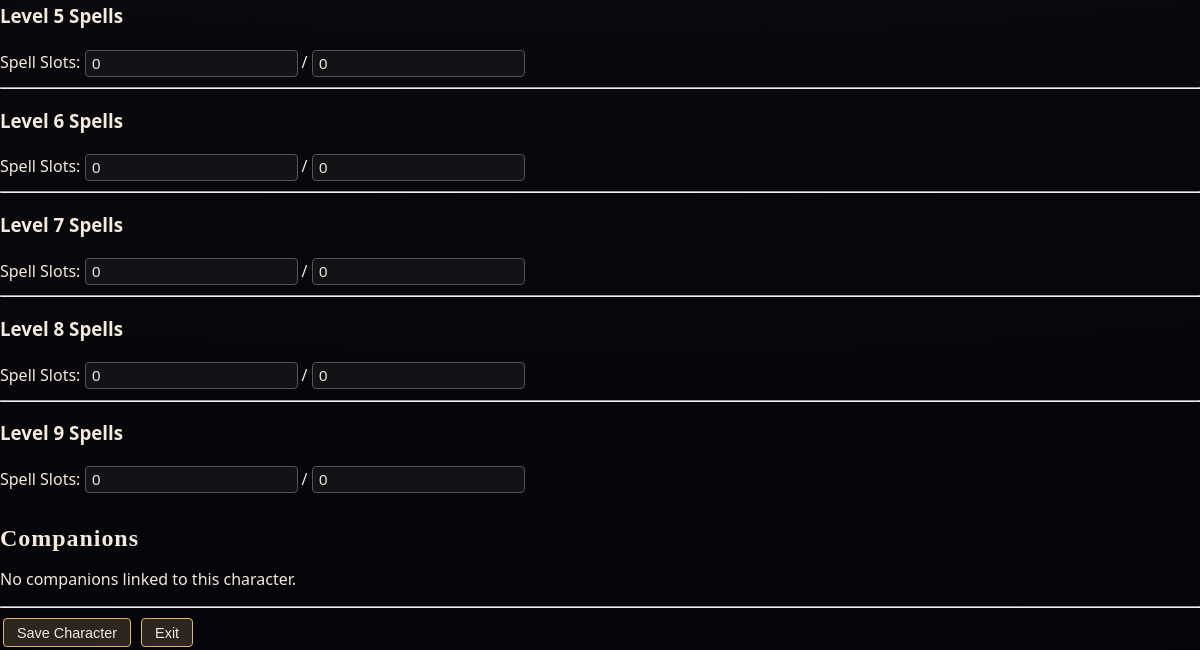
/character/1 (signed in, lower part), run on an earlier commit of the app's database.
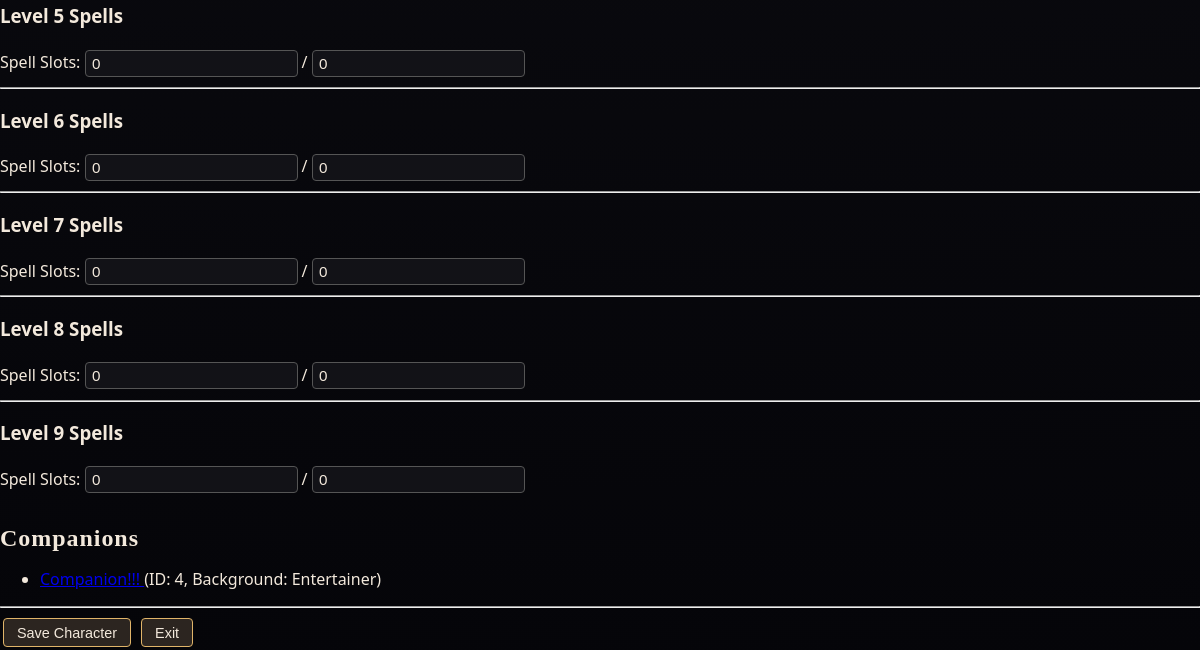
And on a later commit of the database.
### tables this page shows
CREATE TABLE Stats(
characterid INTEGER REFERENCES Character(characterid),
id INTEGER PRIMARY KEY AUTOINCREMENT,
inspiration INTEGER CHECK(inspiration >= 0) DEFAULT 0,
currenthitpoints INTEGER DEFAULT 0,
temporaryhitpoints INTEGER CHECK(temporaryhitpoints >= 0) DEFAULT 0,
exp INTEGER CHECK(exp >= 0) DEFAULT 0,
deathsuccesses INTEGER CHECK(deathsuccesses >= 0 AND deathsuccesses <= 3) DEFAULT 0,
deathfailures INTEGER CHECK(deathfailures >= 0 AND deathfailures <= 3) DEFAULT 0,
totalspellslotslevel1 INTEGER NOT NULL CHECK(totalspellslotslevel1 >= 0) DEFAULT 0,
totalspellslotslevel2 INTEGER NOT NULL CHECK(totalspellslotslevel2 >= 0) DEFAULT 0,
totalspellslotslevel3 INTEGER NOT NULL CHECK(totalspellslotslevel3 >= 0) DEFAULT 0,
totalspellslotslevel4 INTEGER NOT NULL CHECK(totalspellslotslevel4 >= 0) DEFAULT 0,
totalspellslotslevel5 INTEGER NOT NULL CHECK(totalspellslotslevel5 >= 0) DEFAULT 0,
totalspellslotslevel6 INTEGER NOT NULL CHECK(totalspellslotslevel6 >= 0) DEFAULT 0,
totalspellslotslevel7 INTEGER NOT NULL CHECK(totalspellslotslevel7 >= 0) DEFAULT 0,
totalspellslotslevel8 INTEGER NOT NULL CHECK(totalspellslotslevel8 >= 0) DEFAULT 0,
totalspellslotslevel9 INTEGER NOT NULL CHECK(totalspellslotslevel9 >= 0) DEFAULT 0,
usedspellslotslevel1 INTEGER NOT NULL CHECK(usedspellslotslevel1 >= 0 AND usedspellslotslevel1 <= totalspellslotslevel1) DEFAULT 0,
usedspellslotslevel2 INTEGER NOT NULL CHECK(usedspellslotslevel2 >= 0 AND usedspellslotslevel2 <= totalspellslotslevel2) DEFAULT 0,
usedspellslotslevel3 INTEGER NOT NULL CHECK(usedspellslotslevel3 >= 0 AND usedspellslotslevel3 <= totalspellslotslevel3) DEFAULT 0,
usedspellslotslevel4 INTEGER NOT NULL CHECK(usedspellslotslevel4 >= 0 AND usedspellslotslevel4 <= totalspellslotslevel4) DEFAULT 0,
usedspellslotslevel5 INTEGER NOT NULL CHECK(usedspellslotslevel5 >= 0 AND usedspellslotslevel5 <= totalspellslotslevel5) DEFAULT 0,
usedspellslotslevel6 INTEGER NOT NULL CHECK(usedspellslotslevel6 >= 0 AND usedspellslotslevel6 <= totalspellslotslevel6) DEFAULT 0,
usedspellslotslevel7 INTEGER NOT NULL CHECK(usedspellslotslevel7 >= 0 AND usedspellslotslevel7 <= totalspellslotslevel7) DEFAULT 0,
usedspellslotslevel8 INTEGER NOT NULL CHECK(usedspellslotslevel8 >= 0 AND usedspellslotslevel8 <= totalspellslotslevel8) DEFAULT 0,
usedspellslotslevel9 INTEGER NOT NULL CHECK(usedspellslotslevel9 >= 0 AND usedspellslotslevel9 <= totalspellslotslevel9) DEFAULT 0,
armorclass INTEGER NOT NULL DEFAULT 0
);

CREATE TABLE Character(
characterid INTEGER PRIMARY KEY AUTOINCREMENT,
userid INTEGER REFERENCES User(userid),
background TEXT NOT NULL,
iscompanion INTEGER CHECK(iscompanion >= 0) DEFAULT NULL, 
name TEXT,
playername TEXT,
electrum INTEGER CHECK(electrum >= 0) DEFAULT 0,
gold INTEGER CHECK(gold >= 0) DEFAULT 0,
silver INTEGER CHECK(silver >= 0) DEFAULT 0,
copper INTEGER CHECK(copper >= 0) DEFAULT 0,
platinum INTEGER CHECK(platinum >= 0) DEFAULT 0,
ownerid INTEGER REFERENCES Character(characterid) DEFAULT NULL
);

### MyFlask.py (the view)
@app.route("/character/<int:cid>") #character editing page
def character(cid):
    conn = sqlite3.connect("DnDCharacterManager.db")
    cursor = conn.cursor()
    user_id = session.get("userid")
    cursor.execute("SELECT * FROM Character WHERE characterid = ? AND userid = ?", (cid, user_id,))
    character = cursor.fetchone()
    cursor.execute("SELECT * FROM Character WHERE ownerid = ? AND userid = ?", (cid, user_id,))
    companions = cursor.fetchall()
    cursor.execute("SELECT * FROM Stats WHERE characterid = ?", (cid,))
    stats = cursor.fetchone()
    cursor.execute("SELECT * FROM Skill WHERE characterid = ?", (cid,))
    skills = cursor.fetchall()
    cursor.execute("SELECT * FROM Class WHERE characterid = ?", (cid,))
    classes = cursor.fetchall()
    cursor.execute("SELECT * FROM Race WHERE characterid = ?", (cid,))
    race = cursor.fetchone()
    cursor.execute("SELECT * FROM SavingThrow WHERE characterid = ?", (cid,))
    savingthrows = cursor.fetchall()
    cursor.execute("SELECT * FROM Ability WHERE characterid = ?", (cid,))
    abilities = cursor.fetchall()
    cursor.execute("SELECT * FROM Feat WHERE characterid = ?", (cid,))
    feats = cursor.fetchall()
    cursor.execute("SELECT * FROM Features WHERE characterid = ?", (cid,))
    features = cursor.fetchall()
    cursor.execute("SELECT * From Effects WHERE characterid = ?", (cid,))
    effects = cursor.fetchall()
    cursor.execute("SELECT * FROM Lore WHERE characterid = ?", (cid,))
    lore = cursor.fetchone()
    cursor.execute("SELECT * FROM Item WHERE characterid = ?", (cid,))
    items = cursor.fetchall()
    cursor.execute("SELECT w.*, i.name, i.description FROM WaterContainer w JOIN Item i ON w.itemid = i.itemid WHERE w.characterid = ?", (cid,))
    containers = cursor.fetchall()
    total_water = sum(w[2] for w in containers)
    cursor.execute("SELECT s.*, i.name, i.description FROM SiegeEquipment s JOIN Item i ON s.itemid = i.itemid WHERE s.characterid = ?", (cid,))
    siegeequipments = cursor.fetchall()
    cursor.execute("SELECT p.*, i.name, i.description FROM Poison p JOIN Item i ON p.itemid = i.itemid WHERE p.characterid = ?", (cid,))
    poisons = cursor.fetchall()
    cursor.execute("SELECT a.*, i.name, i.description FROM AdventuringGear a JOIN Item i ON a.itemid = i.itemid WHERE a.characterid = ?", (cid,))
    adventuringgears = cursor.fetchall()
    cursor.execute("SELECT w.*, i.name, i.description FROM Weapon w JOIN Item i ON w.itemid = i.itemid WHERE w.characterid = ?", (cid,))
    weapons = cursor.fetchall()
    cursor.execute("SELECT a.*, i.name, i.description FROM ArmorShield a JOIN Item i ON a.itemid = i.itemid WHERE a.characterid = ?", (cid,))
    armorshields = cursor.fetchall()
    cursor.execute("SELECT s.*, i.name, i.description FROM Spell s JOIN Item i ON s.itemid = i.itemid WHERE s.characterid = ?", (cid,))
    spells = cursor.fetchall()
    cursor.execute("SELECT e.*, i.name, i.description FROM Explosive e JOIN Item i ON e.itemid = i.itemid WHERE e.characterid = ?", (cid,))
    explosives = cursor.fetchall()
    cursor.execute("SELECT t.*, i.name, i.description FROM Tool t JOIN Item i ON t.itemid = i.itemid WHERE t.characterid = ?", (cid,))
    tools = cursor.fetchall()
    cursor.execute("SELECT t.*, i.name, i.description FROM Trinket t JOIN Item i ON t.itemid = i.itemid WHERE t.characterid = ?", (cid,))
    trinkets = cursor.fetchall()
    cursor.execute("SELECT f.*, i.name, i.description FROM Firearm f JOIN Item i ON f.itemid = i.itemid WHERE f.characterid = ?", (cid,))
    firearms = cursor.fetchall()
    cursor.execute("SELECT o.*, i.name, i.description FROM Other o JOIN Item i ON o.itemid = i.itemid WHERE o.characterid = ?", (cid,))
    others = cursor.fetchall()
    cursor.execute("SELECT w.*, i.name, i.description FROM Wondrous w JOIN Item i ON w.itemid = i.itemid WHERE w.characterid = ?", (cid,))
    wondrous = cursor.fetchall()
    cursor.execute("SELECT r.*, i.name, i.description FROM Ration r JOIN Item i ON r.itemid = i.itemid WHERE r.characterid = ?", (cid,))
    rations = cursor.fetchall()
    total_rations = sum(r[2] for r in rations)
    conn.close()
    print(character, companions, stats, skills, classes, race, savingthrows, abilities, feats, features, effects, lore, items, containers, siegeequipments, poisons, adventuringgears, weapons, armorshields, spells, explosives, tools, trinkets, firearms, others, wondrous, rations)
    return render_template("character.html", character=character, companions=companions, stats=stats, skills=skills, classes=classes, race=race, savingthrows=savingthrows, abilities=abilities, feats=feats, features=features, effects=effects, lore=lore, items=items, containers=containers, siegeequipments=siegeequipments, poisons=poisons, adventuringgears=adventuringgears, weapons=weapons, armorshields=armorshields, spells=spells, explosives=explosives, tools=tools, trinkets=trinkets, firearms=firearms, others=others, wondrous=wondrous, rations=rations, total_water=total_water, total_rations=total_rations)

### templates/character.html (shortened to what this page needs)
<!DOCTYPE html>
<html lang="en">
<head>
    <link rel="stylesheet" href="{{ url_for('static', filename='css/charactercreation.css') }}">
</head>
<body data-character-id="{{ character[0] }}">
    <div>
        <input type="number" class="slot-total"  data-level="1" value="{{ stats[8] }}" min="0"><br>
        <input type="number" class="slot-total"  data-level="2" value="{{ stats[9] }}" min="0"><br>
                <input type="number" class="slot-total"  data-level="3" value="{{ stats[10] }}" min="0"><br>
        <input type="number" class="slot-total"  data-level="4" value="{{ stats[11] }}" min="0"><br>
        <h3>Level 5 Spells</h3>
        Spell Slots: <input type="number" class="slot-used"  data-level="5" value="{{ stats[21] }}" min="0">/
        <input type="number" class="slot-total"  data-level="5" value="{{ stats[12] }}" min="0"><br>
        <hr>
        <h3>Level 6 Spells</h3>
        Spell Slots: <input type="number" class="slot-used"  data-level="6" value="{{ stats[22] }}" min="0">/
        <input type="number" class="slot-total"  data-level="6" value="{{ stats[13] }}" min="0"><br>
        <hr>
        <h3>Level 7 Spells</h3>
        Spell Slots: <input type="number" class="slot-used"  data-level="7" value="{{ stats[23] }}" min="0">/
        <input type="number" class="slot-total"  data-level="7" value="{{ stats[14] }}" min="0"><br>
        <hr>
        <h3>Level 8 Spells</h3>
        Spell Slots: <input type="number" class="slot-used"  data-level="8" value="{{ stats[24] }}" min="0">/
        <input type="number" class="slot-total"  data-level="8" value="{{ stats[15] }}" min="0"><br>
        <hr>
        <h3>Level 9 Spells</h3>
        Spell Slots: <input type="number" class="slot-used"  data-level="9" value="{{ stats[25] }}" min="0">/
        <input type="number" class="slot-total"  data-level="9" value="{{ stats[16] }}" min="0"><br>
    </div>
    <h2>Companions</h2>
    <div>
        {% if companions %}
            <ul>
                {% for comp in companions %}
                    <li>
                        <a href="{{ url_for('character', cid=comp[0]) }}">
                            {{ comp[4] }}
                        </a>
                        (ID: {{ comp[0] }}, Background: {{ comp[2] }})
                    </li>
                {% endfor %}
            </ul>
        {% else %}
            <p>No companions linked to this character.</p>
        {% endif %}
    </div>
    <hr>
    <button type="button" id="saveCharacterButton">Save Character</button>
    <button type="button" id="exitButton">Exit</button>
</body>
</html>

### static/css/charactercreation.css (style rules this page uses)
body { margin: 0; padding: 0; min-height: 100vh; font-family: system-ui, -apple-system, BlinkMacSystemFont, "Segoe UI", sans-serif; background: radial-gradient(circle at top, #3b2a1e 0, #121218 60%, #050509 100%); color: #f3e9dc; }
h2 { margin-top: 1.8rem; margin-bottom: 0.6rem; font-family: "Georgia", "Times New Roman", serif; letter-spacing: 0.04em; }
button { border-radius: 4px; border: 1px solid #e0b469; background: #2c2520; color: #f3e9dc; padding: 0.35rem 0.8rem; cursor: pointer; font-size: 0.9rem; margin: 0.15rem 0.2rem; }

What changed in the data, as far as the page shows it:
added Character: name "Companion!!!", characterid "4", background "Entertainer"
Also different on the page:
text no longer shown: "No companions linked to this character."
